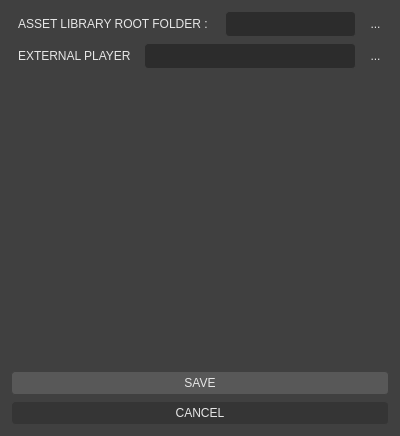
<?xml version="1.0" encoding="UTF-8"?>
<ui version="4.0">
 <class>Form</class>
 <widget class="QWidget" name="Form">
  <property name="geometry">
   <rect>
    <x>0</x>
    <y>0</y>
    <width>400</width>
    <height>436</height>
   </rect>
  </property>
  <property name="windowTitle">
   <string>Form</string>
  </property>
  <property name="styleSheet">
   <string notr="true">QWidget {
    background-color: #404040;
    color: #e6e6e6;
    margin: 0px;
    padding: 4px;
    border-radius: 4px;
}

QPushButton::checked {
     background-color: #5680c2;
     color:#fcfdfd;
}

QCheckBox {
    background: transparent;
    color: #e4e4d4;
}
QCheckBox::indicator {
    width: 14px;
    height: 15px;
}
QCheckBox::indicator:checked {
    image: url(images:QCheckBox_checked.png);
}
QCheckBox::indicator:checked:hover {
    image: url(images:QCheckBox_checked_hover.png);
}
QCheckBox::indicator:unchecked {
    image: url(images:QCheckBox_unchecked.png);
}
QCheckBox::indicator:unchecked:hover {
    color: #f5f5f5;
    image: url(images:QCheckBox_unchecked_hover.png);
}


QComboBox {
    background-color: #2c2c2c;
    border: 1px solid #404040;
    color: #d0d0d0;
    padding-left: 6px;
}
QComboBox:disabled {
    background-color: #323232;
    color: #8a8a8a;
}
QComboBox::down-arrow {
    background-color: #2c2c2c;
    image: url(images:QComboBox_down_arrow.png);
}
QComboBox::down-arrow:on {
    background-color: #5680c2;
}
QComboBox::drop-down {
    background-color: #202020;
}
QComboBox::on {
    background-color: #5680c2;
    color: #f8f9f9;
}
QComboBox QAbstractItemView {
    border-bottom-left-radius: 4px;
    border-bottom-right-radius: 4px;
    selection-background-color: #5680c2;
}

QScrollBar{
    margin: 0px;
    padding: 0px;
}

QScrollBar:vertical {
    border: 1px solid #3D3A3A;
    background-color: none;
    width: 8px;
    margin: 0px 0px 0px 0px;
}

QScrollBar:horizontal {
    border: 1px solid #3D3A3A;
    background-color: none;
    height: 8px;
    margin: 0px 0px 0px 0px;
}

QScrollBar::handle:vertical {
    background-color: #545454;
    min-height: 1px;
    border-radius: 4px;

}
QScrollBar::handle:horizontal {
    background-color: #545454;
    min-width: 1px;
    border-radius: 4px;
}

QScrollBar::add-line:vertical {
    background-color: RED;
    height: 0px;
    subcontrol-position: bottom;
    subcontrol-origin: margin;
}

QScrollBar::sub-line:vertical {
    background-color: RED;
    height: 0px;
    subcontrol-position: top;
    subcontrol-origin: margin;
}

QScrollBar::add-line:horizontal {
    background-color: RED;
    width: 0px;
    subcontrol-position: right;
    subcontrol-origin: margin;
}

QScrollBar::sub-line:horizontal {
    background-color: RED;
    width: 0px;
    subcontrol-position: left;
    subcontrol-origin: margin;
}

QScrollBar::add-page:vertical, QScrollBar::sub-page:vertical {
    background-color: #202020;
}

QScrollBar::add-page:horizontal, QScrollBar::sub-page:horizontal {
    background-color: #202020;
}

QScrollBar::up-arrow:vertical, QScrollBar::down-arrow:vertical {
    background-color: RED;
    height: 0px;
    width: 0px;
}

QScrollBar::left-arrow:horizontal, QScrollBar::right-arrow:horizontal {
    background-color: RED;
    height: 0px;
    width: 0px;
}


QGroupBox {
    border: 0px solid #373737;
    background-color: #373737;
    padding-top: 12px;
}
QGroupBox::title {
    background-color: transparent;
    margin-top: 4px;
    padding-left: 8px;
}


QHeaderView {
    background-color: #3b3b3b;
    border: 0px transparent transparent;
}
QHeaderView:section {
    background-color: #3b3b3b;
    border: 0px transparent transparent;
}


QLabel {
    background-color: transparent;
    color:#e6e6e6
}


QLineEdit {
    background-color: #2c2c2c;
    border: 1px solid #404040;
    color: #dcdcdc;
}


QListView {
    background-color: #232323;
    border: 0px transparent transparent;
}
QListView:disabled {
    background-color: #19232D;
    color: #787878;
}
QListView:item {
    background-color: #282828;
}
QListView:item:hover {
    background-color: #484848;
    border: 0px transparent transparent;
}
QListView:item:selected {
    background-color: #314e78;
    border: 0px transparent transparent;
    color: #c68652;
}


QProgressBar {
    background-color: #424242;
    border: 1px solid #373737;
    padding: 0px;
    text-align: right;
}
QProgressBar::chunk {
    background-color: #5680c2;
    border: 1px solid #373737;
}

QMessageBox {
    background-color: rgb(24, 24, 24);
}

QMessageBox QPushButton {
    min-width: 105px;
}

QPushButton {
    background-color: #585858;
    border: 1px solid #404040;
}
QPushButton:default {
    background-color: #5379b4;
}
QPushButton:disabled {
    background-color: #323232;
    color: #8a8a8a;
}
QPushButton:hover {
     background-color: #676767;
}
QPushButton:pressed {
     background-color: #5680c2;
     color:#fcfdfd;
}

QRadioButton {
    background: transparent;
    color: #e4e4d4;
}
QRadioButton::indicator {
    width: 14px;
    height: 14px;
}
QRadioButton::indicator:checked {
    image: url(images:QRadioButton_checked.png);
}
QRadioButton::indicator:checked:hover {
    image: url(images:QRadioButton_checked_hover.png);
}
QRadioButton::indicator:unchecked {
    image: url(images:QRadioButton_unchecked.png);
}
QRadioButton::indicator:unchecked:hover {
    color: #f5f5f5;
    image: url(images:QRadioButton_unchecked_hover.png);
}


QSpinBox {
    background: #595959;
    border: 1px solid #404040;
    text-align: center;
}
QSpinBox::down-button {
    border-width: 0px;
    padding-top: 3px;
    subcontrol-origin: control;
    subcontrol-position: top left;
    width: 13px;
    height: 20px;
}

QSpinBox::down-button:hover {
    background:#6b6b6b
}
QSpinBox::down-arrow:hover {
    height: 20px;
    image: url(images:QSpinBox_down_arrow.png);
}
QSpinBox::hover {
    background: #808080;
}
QSpinBox::up-button {
    border-width: 0px;
    padding-top: 3px;
    subcontrol-origin: control;
    subcontrol-position: top right;
    width: 13px;
    height: 20px;
}
QSpinBox::up-button:hover {
    background:#6b6b6b
}
QSpinBox::up-arrow:hover {
    height: 20px;
    image: url(images:QSpinBox_up_arrow.png);
}


QTableView QTableCornerButton:section {
    background-color: #3b3b3b;
    border: 1px solid #3b3b3b;
}


QTabWidget::pane {
    background-color: #404040;
    border-color: #373737;
    border-style: solid;
    border-width: 2px;
    border-radius: 4px;
    margin-left: 1x;
}
QTabBar::tab {
    background-color: #373737;
    border-style: solid;
    border-width: 1px;
    border-top-color: #373737;
    border-right-color: #373737;
    border-left-color: #373737;
    border-bottom-color: #373737;
    padding: 5px;

}
QTabBar::tab:selected {
    background-color: #424242;
    border-style: solid;
    border-width: 1px;
    border-color: #373737;
    border-bottom-color: #424242;
}
QTabBar::tab:hover:!selected {
    background-color: #343434;
    color: #afafaf;
}
QTabBar::tab:!selected {
    border-style: solid;
    border-width: 1px;
    background-color: #313131;
    color: #d8d8d8;
}


QTreeView {
    background-color: #232323;
    border: 0px transparent transparent;
}
QTreeView:disabled {
    background-color: #19232D;
    color: #787878;
}
QTreeView:item {
    background-color: #282828;
}
QTreeView:item:hover {
    background-color: #484848;
    border: 0px transparent transparent;
}
QTreeView:item:selected {
    background-color: #314e78;
    border: 0px transparent transparent;
    color: #c68652;
}</string>
  </property>
  <layout class="QVBoxLayout" name="verticalLayout">
   <item>
    <layout class="QHBoxLayout" name="horizontalLayout">
     <item>
      <widget class="QLabel" name="label">
       <property name="text">
        <string>ASSET LIBRARY ROOT FOLDER : </string>
       </property>
      </widget>
     </item>
     <item>
      <widget class="QLineEdit" name="root_dir"/>
     </item>
     <item>
      <widget class="QToolButton" name="set_root_button">
       <property name="text">
        <string>...</string>
       </property>
      </widget>
     </item>
    </layout>
   </item>
   <item>
    <layout class="QHBoxLayout" name="horizontalLayout_2">
     <item>
      <widget class="QLabel" name="label_2">
       <property name="text">
        <string>EXTERNAL PLAYER</string>
       </property>
      </widget>
     </item>
     <item>
      <widget class="QLineEdit" name="external_player"/>
     </item>
     <item>
      <widget class="QToolButton" name="set_player_button">
       <property name="text">
        <string>...</string>
       </property>
      </widget>
     </item>
    </layout>
   </item>
   <item>
    <spacer name="verticalSpacer">
     <property name="orientation">
      <enum>Qt::Vertical</enum>
     </property>
     <property name="sizeHint" stdset="0">
      <size>
       <width>20</width>
       <height>40</height>
      </size>
     </property>
    </spacer>
   </item>
   <item>
    <layout class="QVBoxLayout" name="verticalLayout_2">
     <item>
      <widget class="QPushButton" name="save_button">
       <property name="text">
        <string>SAVE</string>
       </property>
      </widget>
     </item>
     <item>
      <widget class="QPushButton" name="cancel_button">
       <property name="styleSheet">
        <string notr="true">background-color: rgb(53, 53, 53);</string>
       </property>
       <property name="text">
        <string>CANCEL</string>
       </property>
      </widget>
     </item>
    </layout>
   </item>
  </layout>
 </widget>
 <resources/>
 <connections>
  <connection>
   <sender>cancel_button</sender>
   <signal>released()</signal>
   <receiver>Form</receiver>
   <slot>close()</slot>
   <hints>
    <hint type="sourcelabel">
     <x>194</x>
     <y>417</y>
    </hint>
    <hint type="destinationlabel">
     <x>86</x>
     <y>-6</y>
    </hint>
   </hints>
  </connection>
 </connections>
</ui>
